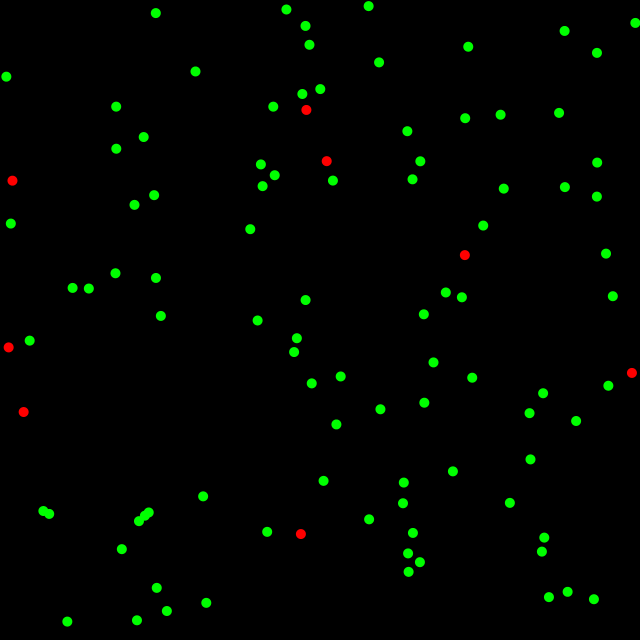
Frame 1 (no input)
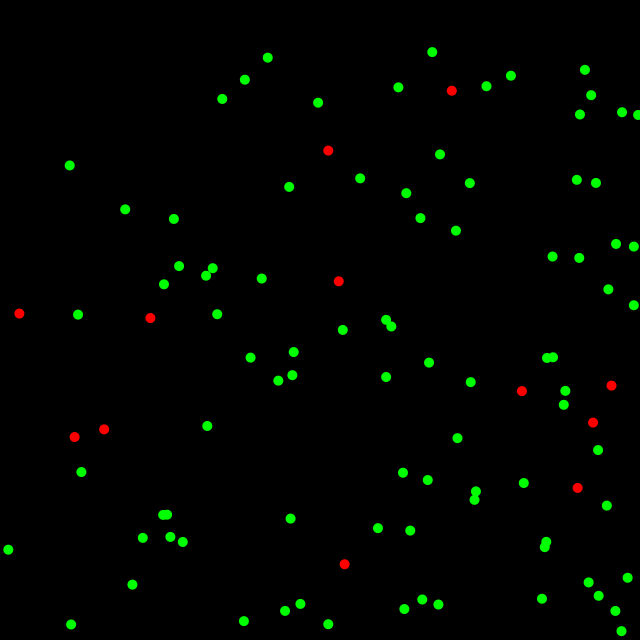
Frame 60 (the mouse pressed at the canvas centre just before this capture)
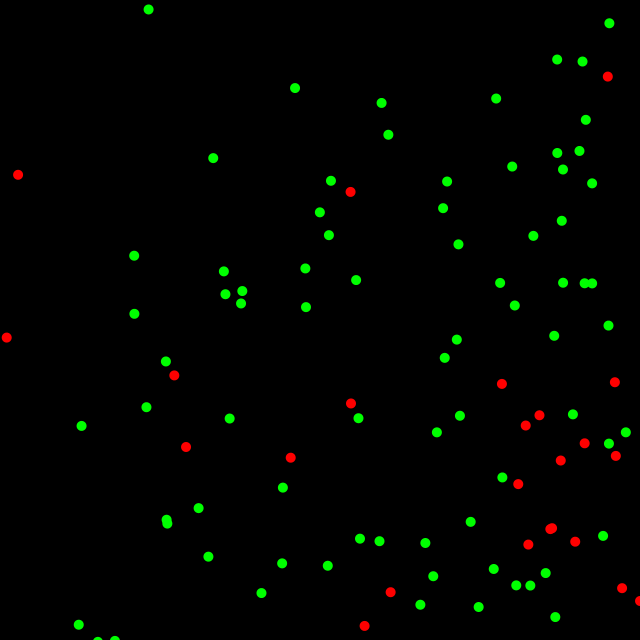
Frame 120 (the mouse held since frame 60 and released just before this capture)

The Processing sketch that drew these frames (run headless with seeded random() and noise(); from frame 60 on, the mouse is pressed at the canvas centre):

// Processing sketch: COVID_19
// ── COVID_19.pde
Ball[] balls = new Ball[100];

void setup(){
 size(640,640);
 background(0);
 
   for (int i = 0 ; i < balls.length ; i++){
     balls[i] = new Ball();
     balls[i].display();
   }
 delay(4000);
}

void draw(){
  background(0);
  
  for (int i = 0; i < balls.length ; i++){
    for (int j = 0; j < balls.length ; j++){
      if (j != i){
        PVector point = PVector.sub(balls[i].loc,balls[j].loc);
        float dist = point.mag();
        if (dist <= balls[i].p){
          if ((balls[i].sick == true) || (balls[j].sick == true)){
            balls[i].sick = true;
            balls[j].sick = true;
          }
          point.normalize();
          float dot = balls[j].vel.dot(point);
          balls[j].vel.sub(point.mult(2*dot));
      }
    }
   }
    balls[i].update();
    balls[i].display();
    balls[i].checkWalls();
  }
  
}

class Ball{
  boolean sick;
  PVector loc,vel,col;
  int c = 255;
  int p = 10;
  float v = 0.5;
  
 Ball(){
  int ran = int(random(10));
  loc = new PVector(random(width),random(height));
  vel = new PVector(random(5),random(5));
  vel.mult(v);
  if (ran>8){
    sick = true;
    col = new PVector(c,0,0);
  }
  else{
    sick = false;
    col = new PVector(0,c,0);
  }
 }
 
 
 void update(){
  loc.add(vel);  
  if (sick==true) col.set(c,0,0);
  else col.set(0,c,0);
  
 }
 
 void display(){
  noStroke();
  fill(col.x,col.y,col.z);
  ellipse(loc.x,loc.y,p,p);
 }
 
 
  void checkWalls(){
  if (loc.x > width) vel.x *= -1;
  else if (loc.x < 0) vel.x *= -1;
  
  if (loc.y > height) vel.y *= -1;
  else if (loc.y < 0) vel.y *= -1;
 }
 
}
